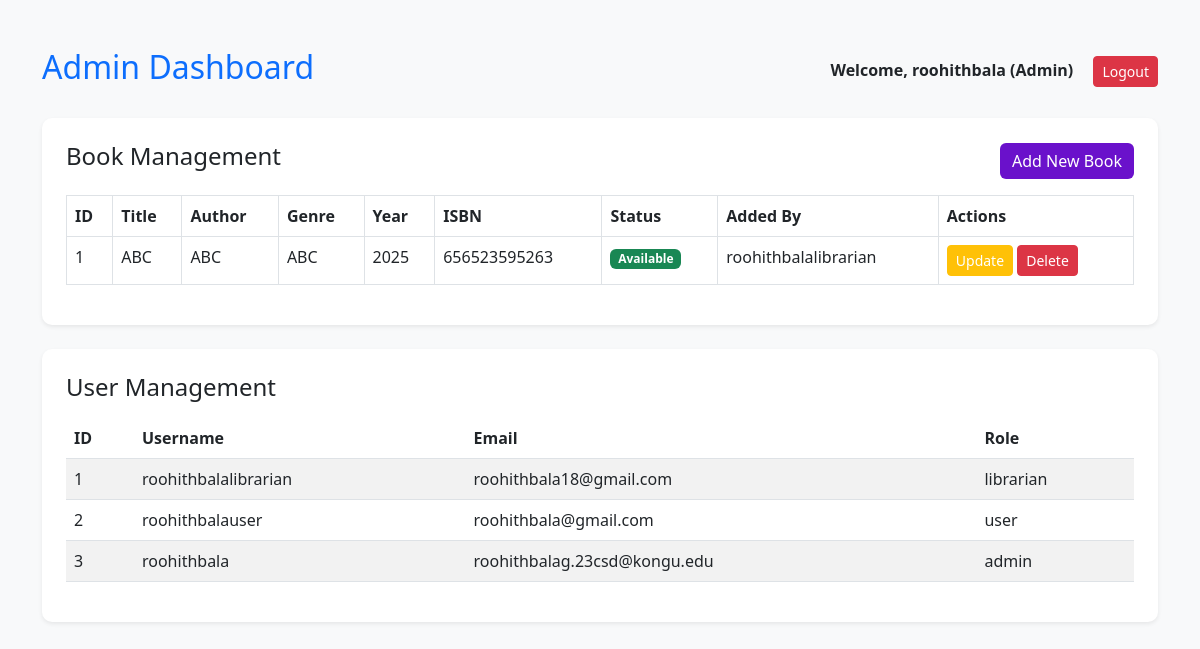
/admin (signed in), run on the app's committed database.
### tables this page shows
CREATE TABLE users (
            id INTEGER PRIMARY KEY AUTOINCREMENT,
            username TEXT UNIQUE NOT NULL,
            email TEXT UNIQUE NOT NULL,
            password TEXT NOT NULL,
            role TEXT NOT NULL DEFAULT 'user'
        );

CREATE TABLE books (
            id INTEGER PRIMARY KEY AUTOINCREMENT,
            title TEXT NOT NULL,
            author TEXT NOT NULL,
            genre TEXT NOT NULL,
            publication_year INTEGER NOT NULL,
            isbn TEXT UNIQUE NOT NULL,
            status TEXT NOT NULL DEFAULT 'Available',
            added_by TEXT NOT NULL
        , location TEXT DEFAULT 'Library', borrowed_by TEXT DEFAULT NULL, due_date DATE DEFAULT NULL, penalty INTEGER DEFAULT 0);

### app.py (the view)
@app.route("/admin")
def admin_dashboard():
    if "user_id" not in session or session.get("role") != "admin":
        flash("Access Denied! Only Admins can access this page.", "danger")
        return redirect(url_for("home"))
    with get_db_connection() as conn:
        books = conn.execute("SELECT * FROM books").fetchall()
        users = conn.execute("SELECT * FROM users").fetchall()
    return render_template("admin_dashboard.html", books=books, users=users)

### app.py (called while the page is built)
def get_db_connection():
    conn = sqlite3.connect(DATABASE)
    conn.row_factory = sqlite3.Row
    return conn

### templates/admin_dashboard.html (shortened to what this page needs)
<!DOCTYPE html>
<html lang="en">
<head>
    <link rel="stylesheet" href="https://cdn.jsdelivr.net/npm/bootstrap@5.3.0/dist/css/bootstrap.min.css">
</head>
<body class="container mt-5">
    <header class="d-flex justify-content-between align-items-center mb-4">
        <h2 class="text-primary">Admin Dashboard</h2>
        <nav>
            <span class="fw-bold">Welcome, {{ session["username"] }} (Admin)</span>
            <a href="{{ url_for('logout') }}" class="btn btn-danger btn-sm ms-3">Logout</a>
        </nav>
    </header>
    <div class="card shadow-sm p-4 mb-4">
        <div class="d-flex justify-content-between align-items-center mb-3">
            <h4>Book Management</h4>
            <a href="{{ url_for('add_book_route') }}" class="btn btn-success">Add New Book</a>
        </div>
        <table class="table table-bordered table-hover">
            <thead>
                <tr>
                    <th>ID</th>
                    <th>Title</th>
                    <th>Author</th>
                    <th>Genre</th>
                    <th>Year</th>
                    <th>ISBN</th>
                    <th>Status</th>
                    <th>Added By</th>
                    <th>Actions</th>
                </tr>
            </thead>
            <tbody>
                {% for book in books %}
                <tr>
                    <td>{{ book.id }}</td>
                    <td>{{ book.title }}</td>
                    <td>{{ book.author }}</td>
                    <td>{{ book.genre }}</td>
                    <td>{{ book.publication_year }}</td>
                    <td>{{ book.isbn }}</td>
                    <td>
                        <span class="badge {% if book.status == 'Available' %}bg-success{% else %}bg-danger{% endif %}">
                            {{ book.status }}
                        </span>
                    </td>
                    <td>{{ book.added_by }}</td>
                    <td>
                        <a href="{{ url_for('update_book_route', book_id=book.id) }}" class="btn btn-warning btn-sm">Update</a>
                        <a href="{{ url_for('delete_book_route', book_id=book.id) }}" class="btn btn-danger btn-sm">Delete</a>
                    </td>
                </tr>
                {% endfor %}
            </tbody>
        </table>
    </div>
    <div class="card shadow-sm p-4">
        <h4 class="mb-3">User Management</h4>
        <table class="table table-striped table-hover">
            <thead>
                <tr>
                    <th>ID</th>
                    <th>Username</th>
                    <th>Email</th>
                    <th>Role</th>
                </tr>
            </thead>
            <tbody>
                {% for user in users %}
                <tr>
                    <td>{{ user.id }}</td>
                    <td>{{ user.username }}</td>
                    <td>{{ user.email }}</td>
                    <td>{{ user.role }}</td>
                </tr>
                {% endfor %}
            </tbody>
        </table>
    </div>
</body>
</html>

### templates/admin_dashboard.html (style rules this page uses)
body { background-color: #f8f9fa; }
.card { border: none; border-radius: 10px; box-shadow: 0 4px 6px rgba(0, 0, 0, 0.1); }
.btn-success { background-color: #6a11cb; border: none; }
.btn-warning { color: white; }
.table thead { background-color: #343a40; color: white; }

### data on the page
users: username "roohithbala", id "3", email "roohithbalag.23csd@kongu.edu", role "admin"
books: id "1", title "ABC", author "ABC", genre "ABC", publication_year "2025", isbn "656523595263", status "Available", added_by "roohithbalalibrarian"
users: id "1", username "roohithbalalibrarian", email "roohithbala18@gmail.com", role "librarian"
users: id "2", username "roohithbalauser", email "roohithbala@gmail.com", role "user"
